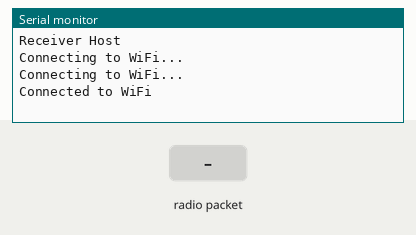
Recording of a sketch running on a simulated ESP8266 (NodeMCU). Parts: the last lines printed to the serial monitor. The test bench sets the inputs (shaded band). WiFi joins after 1.5 s; servers stay silent unless stated; no radio packets arrive unless stated.

Above: at 3.2 s.
3.3 s: radio packet "Latitude:" arrives
At 5.5 s:
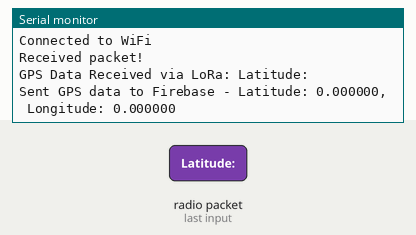
5.8 s: radio packet ",Longitude:" arrives
At 6.6 s:
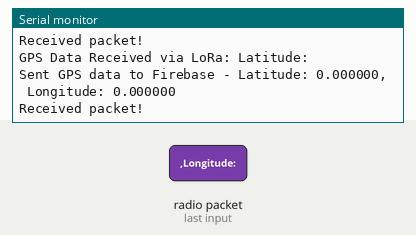
8.3 s: radio packet "Longitude:" arrives
At 9.51 s:
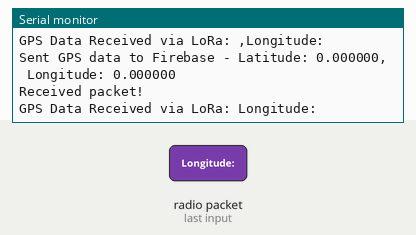
10.8 s: radio packet "5" arrives
At 12.01 s:
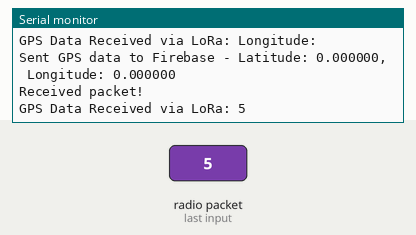

Measured:
- after the input at 3.3 s, the serial monitor: prints a new line at once (image 1)
- after the input at 8.3 s, the serial monitor: prints a new line after 1.0 s (image 3)
- after the input at 10.8 s, the serial monitor: prints a new line after 1.0 s (image 4)

The sketch:

receiver.ino
```cpp
#include <LoRa.h>
#include <ESP8266WiFi.h>
#include <FirebaseESP8266.h>

#define SS 15
#define RST 16
#define DIO0 2

const char *firebaseHost = "final-band-o-bast-default-rtdb.firebaseio.com";
const char *firebaseAuth = "AIzaSyDlodufxD85YZO35-RX0qk3teTsMNV7kVE";

void setup() {
  Serial.begin(9600);
  while (!Serial);
  Serial.println("Receiver Host");

  Firebase.begin(firebaseHost, firebaseAuth);

  LoRa.setPins(SS, RST, DIO0);

  if (!LoRa.begin(433E6)) {
    Serial.println("LoRa Error");
    while (1);
  }

  WiFi.begin("Smruti", "12345678"); // Replace with your WiFi SSID and password
  while (WiFi.status() != WL_CONNECTED) {
    delay(1000);
    Serial.println("Connecting to WiFi...");
  }
  Serial.println("Connected to WiFi");
}

void loop() {
  int packetSize = LoRa.parsePacket();
  if (packetSize) {
    // Received a packet
    Serial.println("Received packet!");

    while (LoRa.available()) {
      String gpsData = LoRa.readString();
      Serial.println("GPS Data Received via LoRa: " + gpsData);

      // Send data to Firebase
      sendGPSDataToFirebase(gpsData);
    }
  }
}

void sendGPSDataToFirebase(String data) {
  // Extract Latitude and Longitude from the received data
  int latStart = data.indexOf("Latitude:") + 9;
  int latEnd = data.indexOf(",Longitude:");
  String latitudeStr = data.substring(latStart, latEnd);

  int lonStart = data.indexOf("Longitude:") + 10;
  String longitudeStr = data.substring(lonStart);

  // Convert Latitude and Longitude strings to floats
  float latitude = latitudeStr.toFloat();
  float longitude = longitudeStr.toFloat();

  // Send data to Firebase
  FirebaseData fbdo;
  String deviceId = "100";

  // Update existing values using set method
  Firebase.setFloat(fbdo, "/DeviceDetails/" + deviceId + "/latitude/", latitude);
  Firebase.setFloat(fbdo, "/DeviceDetails/" + deviceId + "/longitude/", longitude);

  Serial.println("Sent GPS data to Firebase - Latitude: " + String(latitude, 6) + ", Longitude: " + String(longitude, 6));
}
```
